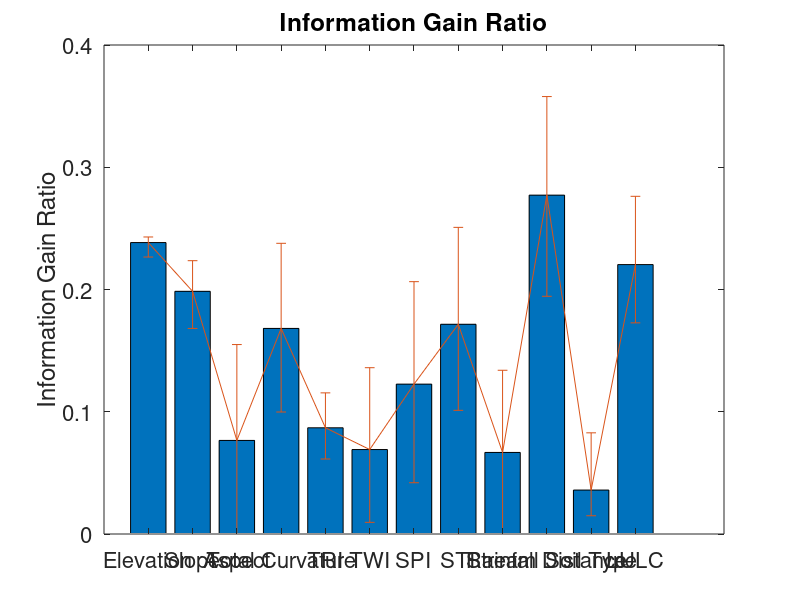

Write MATLAB code to recreate this figure.
clc;
clear all;

#### Information Gain Ratio
SVM_1 = [[0.24296414], [0.17879691], [0.15496806], [0.22695777], [0.11544953], [0.13603666], [0.20007369], [0.23313171], [0.13393677], [0.19444644], [0.08275924], [0.17271221]]';
SVM_2 = [[0.24203354], [0.22357034], [0], [0.09979148], [0.06133819], [0.00954166], [0.04194425], [0.1011497], [0], [0.35782052], [0.02678552], [0.27623059]]';

Dagging_1 = [[0.22655728], [0.16813735], [0.1512259], [0.2377874], [0.10942882], [0.12124996], [0.20641475], [0.25082647], [0.13294509], [0.19866023], [0.01930436], [0.17458989]]';
Dagging_2 = [[0.24203354], [0.22357034], [0], [0.10812481], [0.06133819], [0.00954166], [0.04194425], [0.1011497], [0], [0.35782052], [0.01492856], [0.25799584]]';

x = [1:1:12]';

avg_val = [];
lerr = [];
uerr = [];
for i = 1:size(SVM_1,1)
  mat_val = [SVM_1(i) SVM_2(i) Dagging_1(i) Dagging_2(i)]';
  avg_val = [avg_val; mean(mat_val)];
  lerr = [lerr; avg_val(i) - min(mat_val)];
  uerr = [uerr; -1*avg_val(i) + max(mat_val)];
endfor
bar(x, avg_val);
hold on;
errorbar(x, avg_val, lerr, uerr);
#xlabel({'Elevation  Slope  Aspect  Total Curvature TRI TWI SPI STI Rainfall Stream Distance Soil Type LULC'});
ylabel('Information Gain Ratio');
title('Information Gain Ratio');
set(gca, 'XTickLabel',{'Elevation', 'Slope', 'Aspect', 'Total Curvature', ...
      'TRI', 'TWI', 'SPI', 'STI', ...
      'Rainfall', 'Stream Distance', 'Soil Type', 'LULC'});
##xtl = xticklabels ();
##xtl = ['Elevation', 'Slope', 'Aspect', 'Total Curvature', ...
##      'Roughness Index', 'Wetness Index', 'Stream Power Index', 'Sediment Trasport', ...
##      'Rainfall', 'Distance to nearby stream', 'Soil Type', 'LULC']';
##xt = xticks ();
##for ii = 1:numel (xtl)
##  text (xt(ii), 100, xtl{ii}, "rotation", 45, "horizontalalignment", "right")
##endfor
##xticklabels ([]);
set(gca, "fontsize", 16);